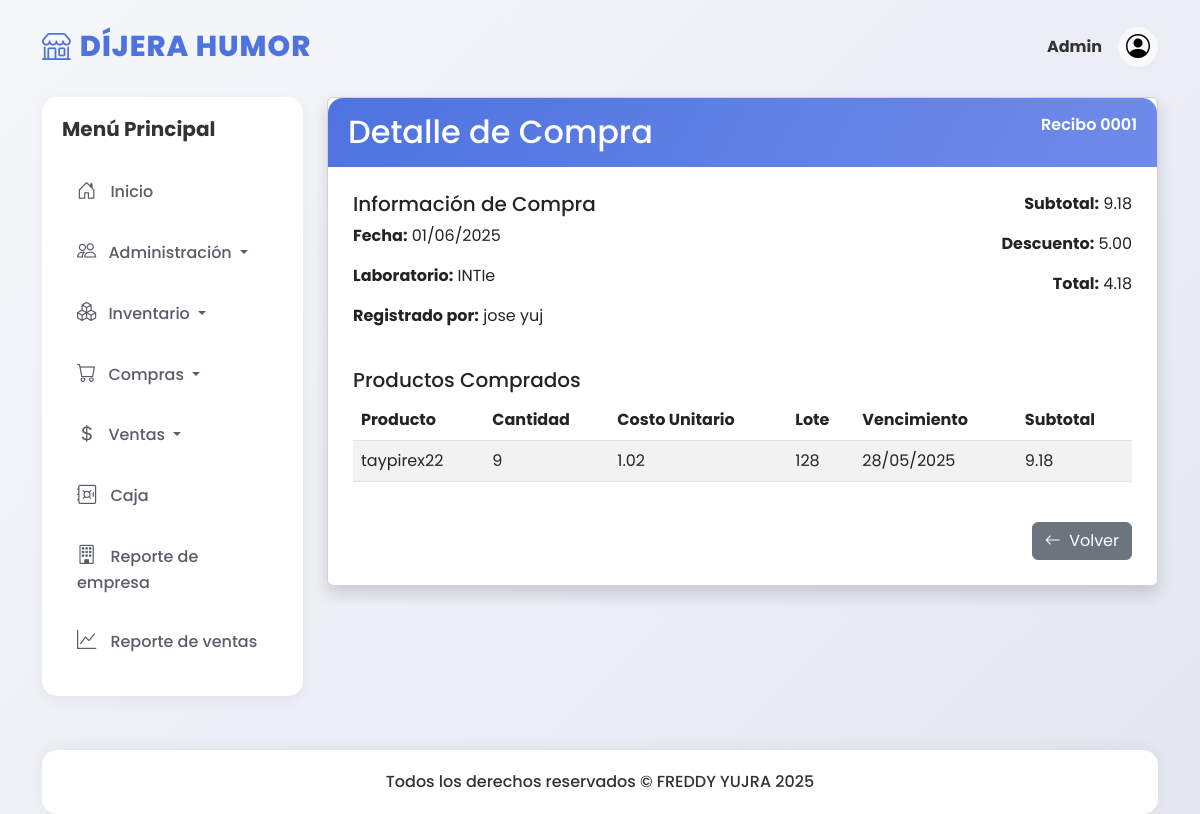
Page /compras/2 on the committed database.
### models/compra_model.py (models this page shows, shortened)
class Compra(db.Model):
    __tablename__ = "compras"
    id = db.Column(db.Integer, primary_key=True)
    laboratorio_id = db.Column(db.Integer, db.ForeignKey('laboratorios.id'))
    fecha = db.Column(db.DateTime, default=datetime.utcnow)
    comprobante_tipo = db.Column(db.String(60))
    comprobante_numero = db.Column(db.String(40))
    subtotal = db.Column(db.Numeric(10,2), default=0.0)
    descuento = db.Column(db.Numeric(10,2), default=0.0)
    total = db.Column(db.Numeric(10,2), default=0.0)
    usuario_id = db.Column(db.Integer, db.ForeignKey('usuarios.id'))
    created_at = db.Column(db.DateTime, default=datetime.utcnow)
    updated_at = db.Column(db.DateTime, default=datetime.utcnow, onupdate=datetime.utcnow)
    deleted_at = db.Column(db.DateTime)
    laboratorio = db.relationship('Laboratorio', backref='compras')
    usuario = db.relationship('Usuario', backref='compras')
    detalles = db.relationship('CompraDetalle', backref='compra', cascade='all, delete-orphan')

### models/laboratorio_model.py (models this page shows, shortened)
class Laboratorio(db.Model):
    __tablename__ = "laboratorios"
    id = db.Column(db.Integer, primary_key=True)
    nombre_lab = db.Column(db.String(150), nullable=False)
    direccion = db.Column(db.String(200))
    responsable = db.Column(db.String(200))
    telefono = db.Column(db.String(20))
    created_at = db.Column(db.DateTime, default=datetime.utcnow)
    updated_at = db.Column(db.DateTime, default=datetime.utcnow, onupdate=datetime.utcnow)
    deleted_at = db.Column(db.DateTime)

### models/usuario_model.py (models this page shows, shortened)
class Usuario(db.Model):
    __tablename__ = "usuarios"
    id = db.Column(db.Integer, primary_key=True)
    imagen = db.Column(db.String(255), nullable=True)
    nombres = db.Column(db.String(255), nullable=False)
    apellidos = db.Column(db.String(150), nullable=False)
    carnet = db.Column(db.String(15), nullable=False)
    nacimiento = db.Column(db.Date, nullable=False)
    telefono = db.Column(db.String(15), nullable=False)
    email = db.Column(db.String(255), nullable=False, unique=True)
    usuario = db.Column(db.String(150), nullable=False, unique=True)
    password = db.Column(db.String(255), nullable=False)
    remember_token = db.Column(db.String(100), nullable=True)
    created_at = db.Column(db.DateTime, default=datetime.utcnow)
    updated_at = db.Column(db.DateTime, default=datetime.utcnow, onupdate=datetime.utcnow)
    deleted_at = db.Column(db.DateTime, nullable=True)
    rol_id = db.Column(db.Integer, db.ForeignKey('roles.id'))
    rol = db.relationship('Rol', backref='usuarios')

### models/compra_detalle_model.py (models this page shows, shortened)
class CompraDetalle(db.Model):
    __tablename__ = "compras_detalles"
    id = db.Column(db.Integer, primary_key=True)
    compra_id = db.Column(db.Integer, db.ForeignKey('compras.id'))
    producto_id = db.Column(db.Integer, db.ForeignKey('productos.id'))
    cantidad_ingresada = db.Column(db.Integer)
    costo = db.Column(db.Numeric(10,2))
    vencimiento = db.Column(db.Date)
    lote = db.Column(db.String(100))
    created_at = db.Column(db.DateTime, default=datetime.utcnow)
    updated_at = db.Column(db.DateTime, default=datetime.utcnow, onupdate=datetime.utcnow)
    deleted_at = db.Column(db.DateTime)
    producto = db.relationship('Producto', backref='compras_detalles')

### models/producto_model.py (models this page shows, shortened)
class Producto(db.Model):
    __tablename__ = "productos"
    id = db.Column(db.Integer, primary_key=True)
    imagen = db.Column(db.String(200))
    codigo = db.Column(db.String(100))
    barcode = db.Column(db.String(200))
    nombre_comercial = db.Column(db.String(200), nullable=False)
    nombre_generico = db.Column(db.String(200))
    categoria_id = db.Column(db.Integer, db.ForeignKey('categorias.id'))
    laboratorio_id = db.Column(db.Integer, db.ForeignKey('laboratorios.id'))
    presentacion_id = db.Column(db.Integer, db.ForeignKey('presentaciones.id'))
    descripcion = db.Column(db.String(200))
    precio_compra = db.Column(db.Numeric(10,2))
    precio_venta = db.Column(db.Numeric(10,2))
    cantidad = db.Column(db.Integer, default=0)
    estado = db.Column(db.Boolean, default=True)
    created_at = db.Column(db.DateTime, default=datetime.utcnow)
    updated_at = db.Column(db.DateTime, default=datetime.utcnow, onupdate=datetime.utcnow)
    deleted_at = db.Column(db.DateTime)
    categoria = db.relationship('Categoria', backref='productos')
    laboratorio = db.relationship('Laboratorio', backref='productos')
    presentacion = db.relationship('Presentacion', backref='productos')

### controllers/compra_controller.py (the view)
@compra_bp.route('/<int:id>')
def show(id):
    compra = Compra.query.get_or_404(id)
    return compra_view.compra_show(compra)

### run.py (called while the page is built)
@app.context_processor
def inject_active_path():
    def is_active(path):
        return 'active' if request.path.startswith(path) else ''
    return dict(is_active=is_active)

### views/compra_view.py (called while the page is built)
def compra_show(compra):
    return render_template('compras/detalle.html', compra=compra)

### templates/compras/detalle.html
{% extends 'base.html' %}
{% block content %}
<div class="card shadow">
  <div class="card-header bg-primary text-white d-flex justify-content-between">
    <h2 class="mb-0">Detalle de Compra</h2>
    <span>{{ compra.comprobante_tipo }} {{ compra.comprobante_numero }}</span>
  </div>
  <div class="card-body">
    <div class="row mb-4">
      <div class="col-md-6">
        <h5>Información de Compra</h5>
        <p><strong>Fecha:</strong> {{ compra.fecha.strftime('%d/%m/%Y') }}</p>
        <p><strong>Laboratorio:</strong> {{ compra.laboratorio.nombre_lab }}</p>
        <p><strong>Registrado por:</strong> {{ compra.usuario.nombres }} {{ compra.usuario.apellidos }}</p>
      </div>
      <div class="col-md-6 text-end">
        <p><strong>Subtotal:</strong> {{ compra.subtotal }}</p>
        <p><strong>Descuento:</strong> {{ compra.descuento }}</p>
        <p><strong>Total:</strong> {{ compra.total }}</p>
      </div>
    </div>
    <h5>Productos Comprados</h5>
    <div class="table-responsive">
      <table class="table table-striped">
        <thead>
          <tr>
            <th>Producto</th>
            <th>Cantidad</th>
            <th>Costo Unitario</th>
            <th>Lote</th>
            <th>Vencimiento</th>
            <th>Subtotal</th>
          </tr>
        </thead>
        <tbody>
          {% for detalle in compra.detalles %}
          <tr>
            <td>{{ detalle.producto.nombre_comercial }}</td>
            <td>{{ detalle.cantidad_ingresada }}</td>
            <td>{{ detalle.costo }}</td>
            <td>{{ detalle.lote or '-' }}</td>
            <td>{{ detalle.vencimiento.strftime('%d/%m/%Y') if detalle.vencimiento else '-' }}</td>
            <td>{{ detalle.cantidad_ingresada * detalle.costo }}</td>
          </tr>
          {% endfor %}
        </tbody>
      </table>
    </div>
    <div class="d-flex justify-content-end mt-4">
      <a href="{{ url_for('compra.index') }}" class="btn btn-secondary">
        <i class="bi bi-arrow-left me-1"></i> Volver
      </a>
    </div>
  </div>
</div>
{% endblock %}

### static/css/dashboard.css (style rules this page uses)
:root { --primary: #4e73df; --secondary: #858796; --success: #1cc88a; --info: #36b9cc; --warning: #f6c23e; --danger: #e74a3b; --light: #f8f9fc; --dark: #5a5c69; }
body { font-family: 'Poppins', sans-serif; background: linear-gradient(135deg, #f5f7fa 0%, #e4e7f1 100%); min-height: 100vh; padding-top: 20px; color: #333; }
.card-header { background: linear-gradient(120deg, #4e73df, #6f8be9); color: white; font-weight: 600; padding: 15px 20px; border-radius: 15px 15px 0 0 !important; border: none; }
.card-body { padding: 25px; }

### rows in the picture
Compra: comprobante_tipo "Recibo", comprobante_numero "0001", fecha "01/06/2025", subtotal "9.18", descuento "5.00", total "4.18"
Laboratorio: laboratorio.nombre_lab "INTIe"
Usuario: usuario.nombres "jose", usuario.apellidos "yuj"
CompraDetalle: producto.nombre_comercial "taypirex22", cantidad_ingresada "9", costo "1.02", lote "128", vencimiento "28/05/2025", detalle.cantidad_ingresada*detalle.costo "9.18"
